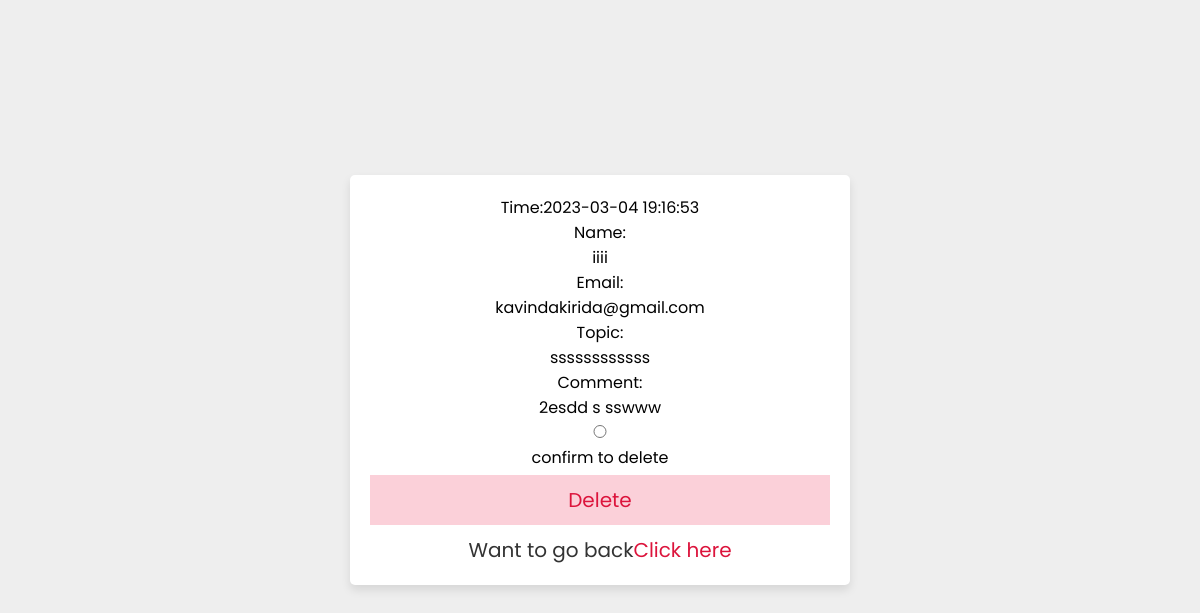
The app's page /comment.php?id=9 with its own data.
### tables this page shows
CREATE TABLE `comment` (
  `id` int(11) NOT NULL,
  `name` varchar(255) NOT NULL,
  `email` varchar(255) NOT NULL,
  `subject` varchar(255) NOT NULL,
  `comments` text NOT NULL,
  `time` datetime NOT NULL DEFAULT current_timestamp() ON UPDATE current_timestamp(),
  `is_read` tinyint(1) NOT NULL
);

### comment.php (the view, shortened to what this page needs)
<?php
require 'config.php';
foreach ($_GET as $x) {
    $y = $x;
}
$insert = "update deleting set id='$y'";
mysqli_query($conection, $insert);
$sql = "select * from comment where id='$y' ";
$result = mysqli_query($conection, $sql);
?>
<!DOCTYPE html>
<html lang="en">
<head>
    <link rel="stylesheet" href="x .css">
</head>
<body>
    <div class="form-container">
        <form action="comment delete.php" method="post">
            <?php
            while ($row = mysqli_fetch_assoc($result)) {
                echo "Time:" . $row["time"] . "<br>";
                echo "Name:<br>" . $row["name"] . "<br>";
                echo "Email:<br>" . $row["email"] . "<br>";
                echo "Topic:<br>" . $row["subject"] . "<br>";
                echo "Comment:<br>" . $row["comments"] . "<br>";
            }
            ?>
            <label>
                <span style="display: inline;"><input type="radio" required name="<?php echo $y ?>">confirm to delete</span>
            </label>
            <input name="submit" type="submit" value="Delete" class="form-btn">
            <p>Want to go back<a href="table.php">Click here</a></p>
        </form>
    </div>
</body>
</html>

### x .css (style rules this page uses)
* { font-family: 'Poppins', sans-serif; margin: 0; padding: 0; box-sizing: border-box; outline: none; border: none; text-decoration: none; }
.form-container { min-height: 100vh; display: flex; align-items: center; justify-content: center; padding: 20px; padding-bottom: 60px; background: #eee; }
.form-container form { padding: 20px; border-radius: 5px; box-shadow: 0 5px 10px rgba(0, 0, 0, .1); background: #fff; text-align: center; width: 500px; }
.form-container form input, .form-container form select { width: 100%; padding: 10px 15px; font-size: 15px; text-align: center; margin: 5px 0; background: #eee; }
.form-container form .form-btn { background: #fbd0d9; color: crimson; text-transform: capitalize; font-size: 20px; cursor: pointer; }
.form-container form p { margin-top: 5px; font-size: 20px; color: #333; }
.form-container form p a { color: crimson; }

### records on screen
comment: time "2023-03-04 19:16:53", name "iiii", email "kavindakirida@gmail.com", subject "ssssssssssss", comments "2esdd s sswww"
